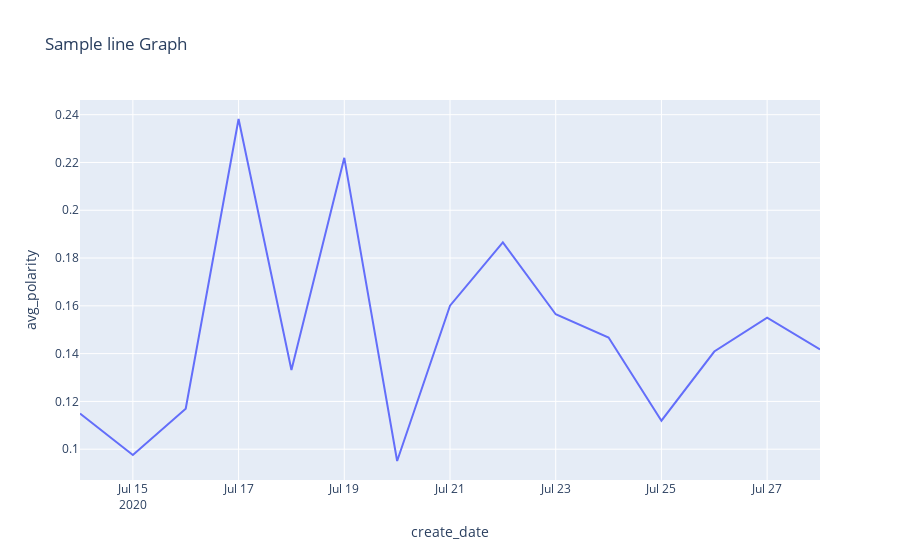

The cell this chart's notebook holds for it:
### Code cell
fig.show()

### Figure 1 — Plotly figure (JSON) as saved in the notebook; plotly's stock layout.template omitted (floating-point values rounded to 4 significant figures)
{"data": [{"hovertemplate": "create_date=%{x}<br>avg_polarity=%{y}<extra></extra>", "legendgroup": "", "line": {"color": "#636efa", "dash": "solid"}, "mode": "lines", "name": "", "orientation": "v", "showlegend": false, "type": "scatter", "x": ["2020-07-14", "2020-07-15", "2020-07-16", "2020-07-17", "2020-07-18", "2020-07-19", "2020-07-20", "2020-07-21", "2020-07-22", "2020-07-23", "2020-07-24", "2020-07-25", "2020-07-26", "2020-07-27", "2020-07-28"], "xaxis": "x", "y": [0.1149, 0.09757, 0.117, 0.2382, 0.1331, 0.2219, 0.09506, 0.1601, 0.1865, 0.1565, 0.1467, 0.1119, 0.1409, 0.155, 0.1417], "yaxis": "y"}], "layout": {"legend": {"tracegroupgap": 0}, "title": {"text": "Sample line Graph"}, "xaxis": {"anchor": "y", "domain": [0, 1], "title": {"text": "create_date"}}, "yaxis": {"anchor": "x", "domain": [0, 1], "title": {"text": "avg_polarity"}}}}
